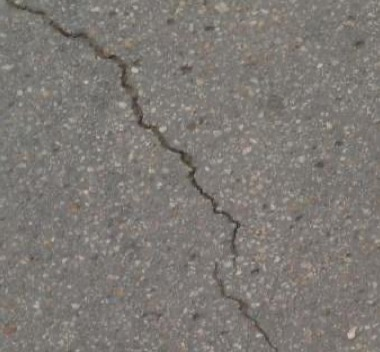
#> input picture road_defection.png, 380 x 352 px
$ python demo.py
#> lines starting #> are read from the running program, lines starting #| are printed output that depends on the picture; after the words box and inside, x2 and y2 are one past the last pixel; in counts of white or black regions, pixels touching at a corner belong together
import cv2
import numpy as np
from matplotlib import pyplot as plt

#---------------------------------------------------------This is a split line--
def cv_show(name, image_obj) -> None:
    """using OpenCV to show a pic

    Args:
        name (str): the name of the window of this pic
        image_obj (image object): the image read from cv2.imread()
    """
    cv2.imshow(name, image_obj)
    cv2.waitKey(0)
    cv2.destroyAllWindows()

#---------------------------------------------------------This is a split line--
# 导入road defection图像，创建灰度图array
# img = cv2.imread("road_defection.png", cv2.IMREAD_COLOR)
# img = cv2.imread("road_defection.png", cv2.IMREAD_GRAYSCALE)
# img = cv2.imread("road_defection_linear.png", cv2.IMREAD_GRAYSCALE)
img = cv2.imread("road_defection.png")
#> img is the input picture: shape (352, 380, 3); mean B, G, R 116.5, 121.1, 125.3
gray = cv2.cvtColor(img, cv2.COLOR_BGR2GRAY)
# img = cv2.imread("road_defection_dick.png", cv2.IMREAD_GRAYSCALE)

print(img.shape)
#| (352, 380, 3)

#---------------------------------------------------------This is a split line--
# 图像bgr颜色通道分离
# b, g, r = cv2.split(img)
img_log = (np.log(gray+1)/(np.log(1+np.max(gray)))) * 255
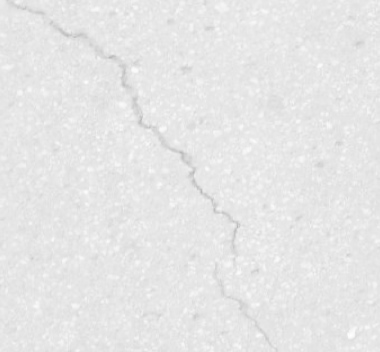
#> img_log: shape (352, 380) float16; min 183.8, max 255, mean 230.8
img_log = np.array(img_log, dtype=np.uint8)
#---------------------------------------------------------This is a split line--
# 二值化处理

# 普通猜数式二值法
retVal, img_binary = cv2.threshold(img_log, 225, 255, cv2.THRESH_BINARY)
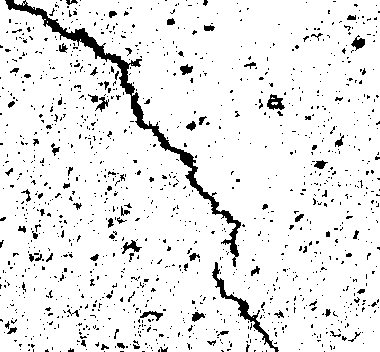
#> img_binary: shape (352, 380); 92% white; 1278 black regions (1199 under 20 px), largest, box (x1, y1, x2, y2) and area: (5, 0, 241, 267) 2847, (212, 262, 279, 352) 616, (267, 94, 285, 110) 163

# Otsu法 当图像中的目标与背景的面积相差很大时，表现为直方图没有明显的双峰，
#   或者两个峰的大小相差很大，分割效果不佳，
#   或者目标与背景的灰度有较大的重叠时也不能准确的将目标与背景分开。
# retVal, img_binary = cv2.threshold(img_log, 0, 255,
#                                    cv2.THRESH_BINARY_INV|cv2.THRESH_OTSU)

# 自适应阈值分割
# img_binary = cv2.adaptiveThreshold(img, 255,
#                                         cv2.ADAPTIVE_THRESH_MEAN_C,
#                                         cv2.THRESH_BINARY, 9, 2)

# print(retVal)

#---------------------------------------------------------This is a split line--
# 中值滤波
img_median = cv2.medianBlur(img_binary, 5)
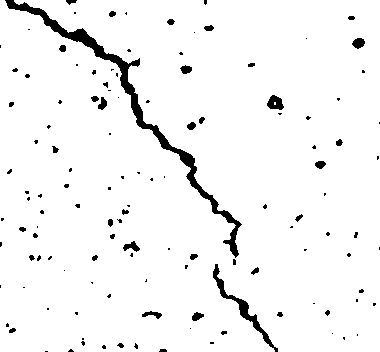
#> img_median: shape (352, 380); 95.7% white; 125 black regions (88 under 20 px), largest, box (x1, y1, x2, y2) and area: (5, 0, 242, 258) 2830, (213, 264, 278, 352) 614, (267, 95, 284, 110) 171
# 高斯滤波
# img_median = cv2.GaussianBlur(img_binary, (5, 5), 1)
#---------------------------------------------------------This is a split line--
# 形态学运算
kernal = np.ones((3, 3), np.uint8)
# 开运算
img_morpho = cv2.morphologyEx(img_median, cv2.MORPH_OPEN, kernal)
#> img_morpho: shape (352, 380); 95.7% white; 121 black regions (85 under 20 px), largest, box (x1, y1, x2, y2) and area: (5, 0, 242, 265) 2867, (213, 264, 278, 352) 618, (267, 95, 284, 110) 177
# 闭运算
# img_morpho = cv2.morphologyEx(img_median, cv2.MORPH_CLOSE, kernal)

#---------------------------------------------------------This is a split line--
# 显示区
plt.subplot(2, 2, 1)
plt.imshow(img, 'gray')
plt.title("original gray scale image")

plt.subplot(2, 2, 2)
plt.imshow(img_binary,'gray')
plt.title("image after threshold")

plt.subplot(2, 2, 3)
plt.imshow(img_median, 'gray')
plt.title("image after median filter")

plt.subplot(2, 2, 4)
plt.imshow(img_morpho, 'gray')
plt.title("image after morphology")

plt.show()
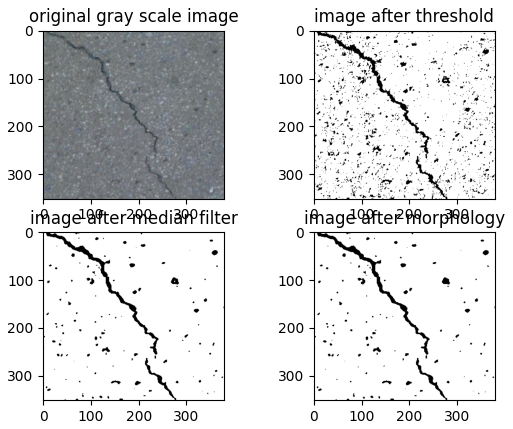
#> figure drawn by matplotlib, 4 panels; B, G, R data is drawn as R, G, B

cv2.imwrite("edge_binary_road_defection.png", img_morpho)

$ run again, with road_defection_linear.png copied over road_defection.png
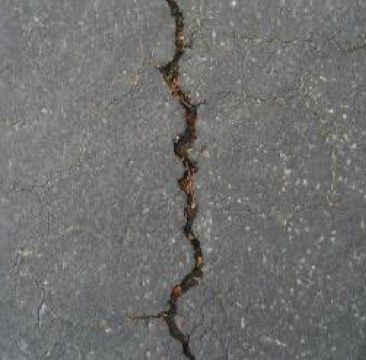
#> input picture road_defection_linear.png, 366 x 360 px
#> img is the input picture: shape (360, 366, 3); mean B, G, R 111, 112.3, 112.2
#| (360, 366, 3)
#> `retVal, img_binary = cv2.threshold(img_log, 225, 255, cv2.THRESH_BINARY)`:
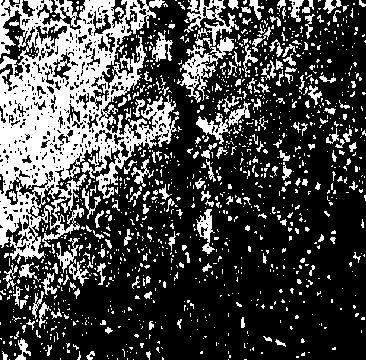
#> img_binary: shape (360, 366); 28.3% white; 1202 white regions (1034 under 20 px), largest, box (x1, y1, x2, y2) and area: (0, 0, 179, 264) 20823, (180, 0, 239, 103) 2009, (196, 101, 251, 145) 613
#> img_median: shape (360, 366); 24.8% white; 295 white regions (199 under 20 px), largest, box (x1, y1, x2, y2) and area: (0, 0, 175, 258) 22672, (180, 38, 217, 101) 975, (197, 103, 250, 143) 641
#> `img_morpho = cv2.morphologyEx(img_median, cv2.MORPH_OPEN, kernal)`:
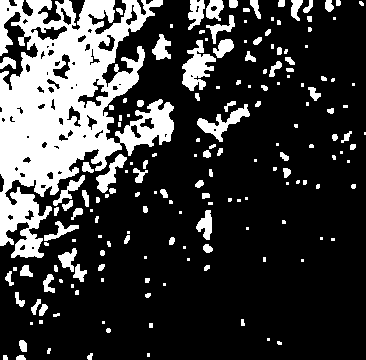
#> img_morpho: shape (360, 366); 23.1% white; 171 white regions (79 under 20 px), largest, box (x1, y1, x2, y2) and area: (0, 0, 174, 258) 21287, (182, 40, 216, 91) 886, (197, 104, 250, 142) 625

$ run again, with road_defection_dick.png copied over road_defection.png
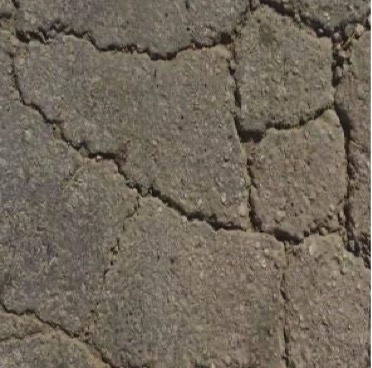
#> input picture road_defection_dick.png, 372 x 368 px
#> img is the input picture: shape (368, 372, 3); mean B, G, R 90.4, 103.3, 112.7
#| (368, 372, 3)
#> `retVal, img_binary = cv2.threshold(img_log, 225, 255, cv2.THRESH_BINARY)`:
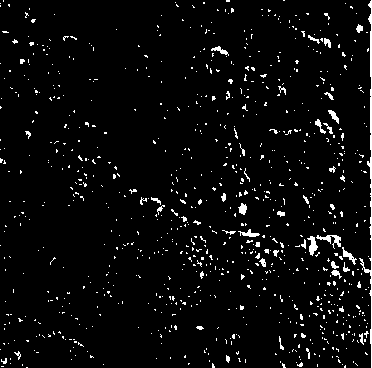
#> img_binary: shape (368, 372); 4% white in thin lines or dots
#> img_median: shape (368, 372); 1.4% white; 80 white regions (60 under 20 px), largest, box (x1, y1, x2, y2) and area: (364, 0, 372, 368) 642, (309, 236, 317, 254) 106, (341, 250, 356, 262) 74
#> `img_morpho = cv2.morphologyEx(img_median, cv2.MORPH_OPEN, kernal)`:
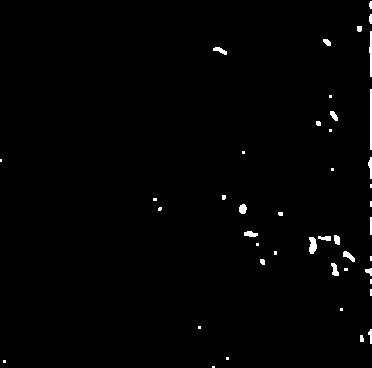
#> img_morpho: shape (368, 372); 1% white; 44 white regions (22 under 20 px), largest, box (x1, y1, x2, y2) and area: (370, 89, 372, 150) 122, (309, 237, 317, 254) 105, (369, 31, 372, 77) 98
